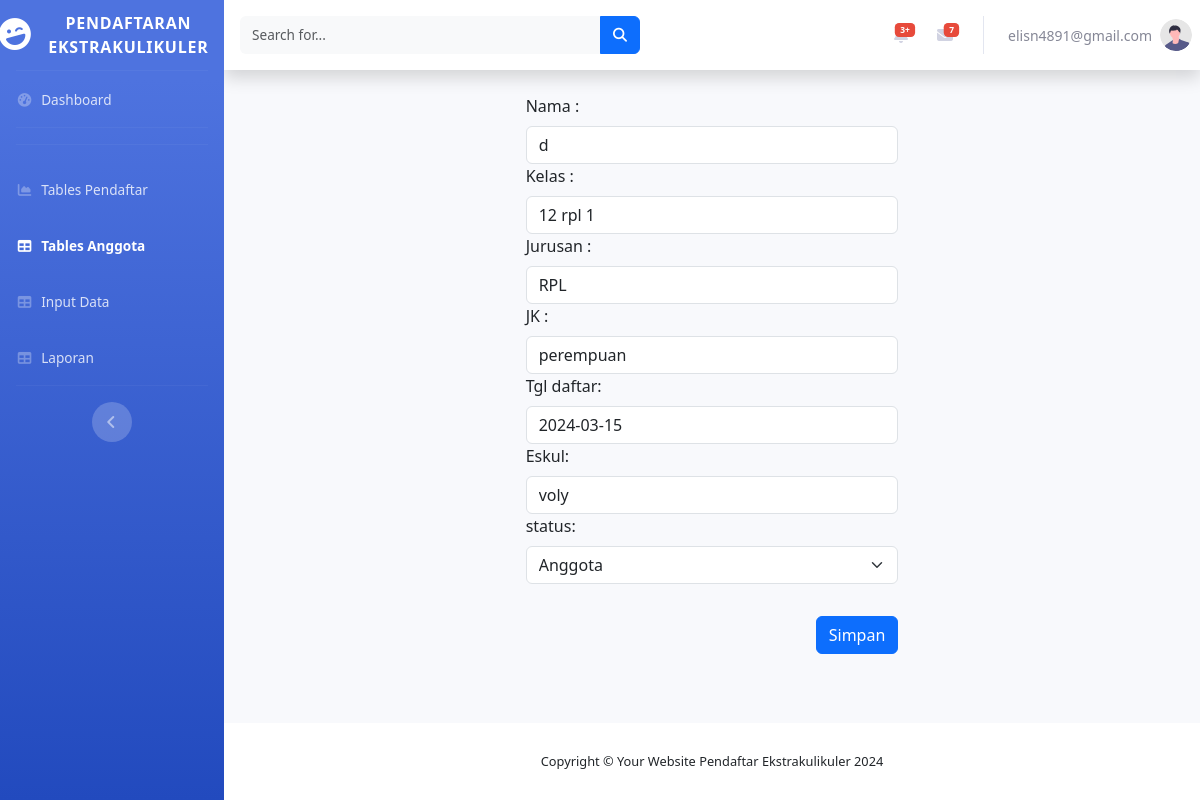
The page /edit.php?id=37 on the database its author committed.
### tables this page shows
CREATE TABLE `siswa` (
  `no` int(11) NOT NULL,
  `nama` varchar(100) NOT NULL,
  `first_name` varchar(100) NOT NULL,
  `last_name` varchar(100) NOT NULL,
  `user_id` int(50) NOT NULL,
  `kelas` varchar(50) NOT NULL,
  `jurusan` varchar(50) NOT NULL,
  `jk` varchar(50) NOT NULL,
  `tgl_daftar` varchar(100) NOT NULL,
  `Eskul` varchar(50) NOT NULL,
  `status` varchar(100) NOT NULL
);

### edit.php (the view, shortened to what this page needs)
<!DOCTYPE html>
<html lang="en">
<head>
    <link href="vendor/fontawesome-free/css/all.min.css" rel="stylesheet" type="text/css">
    <link href="css/sb-admin-2.min.css" rel="stylesheet">
    <link href="vendor/datatables/dataTables.bootstrap4.min.css" rel="stylesheet">
    <link href="https://cdn.jsdelivr.net/npm/bootstrap@5.3.2/dist/css/bootstrap.min.css" rel="stylesheet">
    <link href="https://cdn.jsdelivr.net/npm/bootstrap-icons@1.7.2/font/bootstrap-icons.css" rel="stylesheet">
</head>
<body id="page-top">
    <div id="wrapper">
        <ul class="navbar-nav bg-gradient-primary sidebar sidebar-dark accordion" id="accordionSidebar">
            <a class="sidebar-brand d-flex align-items-center justify-content-center" href="index.php">
                <div class="sidebar-brand-icon rotate-n-15">
                    <i class="fas fa-laugh-wink"></i>
                </div>
                <div class="sidebar-brand-text mx-3">PENDAFTARAN EKSTRAKULIKULER <sup></sup></div>
            </a>
            <hr class="sidebar-divider my-0">
            <li class="nav-item">
                <a class="nav-link" href="index.php">
                    <i class="fas fa-fw fa-tachometer-alt"></i>
                    <span>Dashboard</span></a>
            </li>
            <hr class="sidebar-divider">
            <hr class="sidebar-divider">
            <li class="nav-item">
                <a class="nav-link" href="tables1.php">
                    <i class="fas fa-fw fa-chart-area"></i>
                    <span>Tables Pendaftar</span></a>
            </li>
            <li class="nav-item active">
                <a class="nav-link" href="tables.php">
                    <i class="fas fa-fw fa-table"></i>
                    <span>Tables Anggota</span></a>
            </li>
            <li class="nav-item">
                <a class="nav-link" href="input.php">
                    <i class="fas fa-fw fa-table"></i>
                    <span>Input Data</span></a>
            </li>
            <li class="nav-item">
                <a class="nav-link" href="laporan.php">
                    <i class="fas fa-fw fa-table"></i>
                    <span>Laporan</span></a>
            </li>
            <hr class="sidebar-divider d-none d-md-block">
            <div class="text-center d-none d-md-inline">
                <button class="rounded-circle border-0" id="sidebarToggle"></button>
            </div>
        </ul>
        <div id="content-wrapper" class="d-flex flex-column">
            <div id="content">
                <nav class="navbar navbar-expand navbar-light bg-white topbar mb-4 static-top shadow">
                    <form class="d-none d-sm-inline-block form-inline mr-auto ml-md-3 my-2 my-md-0 mw-100 navbar-search">
                        <div class="input-group">
                            <input type="text" class="form-control bg-light border-0 small" placeholder="Search for..." aria-label="Search" aria-describedby="basic-addon2">
                            <div class="input-group-append">
                                <button class="btn btn-primary" type="button">
                                    <i class="fas fa-search fa-sm"></i>
                                </button>
                            </div>
                        </div>
                    </form>
                    <ul class="navbar-nav ml-auto">
                        <li class="nav-item dropdown no-arrow mx-1">
                            <a class="nav-link dropdown-toggle" href="#" id="alertsDropdown" role="button" data-toggle="dropdown" aria-haspopup="true" aria-expanded="false">
                                <span class="badge badge-danger badge-counter">3+</span>
                            </a>
                        </li>
                        <li class="nav-item dropdown no-arrow mx-1">
                            <a class="nav-link dropdown-toggle" href="#" id="messagesDropdown" role="button" data-toggle="dropdown" aria-haspopup="true" aria-expanded="false">
                                <span class="badge badge-danger badge-counter">7</span>
                            </a>
                        </li>
                        <li class="nav-item dropdown no-arrow">
                            <a class="nav-link dropdown-toggle" href="#" id="userDropdown" role="button" data-toggle="dropdown" aria-haspopup="true" aria-expanded="false">
                                <span class="mr-2 d-none d-lg-inline text-gray-600 small">elisn4891@gmail.com</span>
                                <img class="img-profile rounded-circle" src="img/undraw_profile.svg">
                            </a>
                        </li>
                    </ul>
                </nav>
                <div class="container-fluid">
                    <?php
                    include "koneksi.php";
                    $id = $_GET['id'];
                    $ubah = $konek->query("SELECT * FROM siswa WHERE no='$id'");
                    $a = $ubah->fetch_array();
                    ?>
                    <div class="container col-5">
                        <form class="form from-control" action="" method="POST">
                            <div class="mb-3">
                                <label for="exampleInputEmail1" class="form-label">Nama : </label>
                                <input type="text" class="form-control" id="exampleInputEmail1" aria-describedby="emailHelp" name="nama" value="<?= $a['nama'] ?>" required>
                                <label for="exampleInputEmail1" class="form-label">Kelas : </label>
                                <input type="text" class="form-control" id="exampleInputEmail1" aria-describedby="emailHelp" name="kelas" value="<?= $a['kelas'] ?>" required>
                                <label for="exampleInputEmail1" class="form-label">Jurusan : </label>
                                <input type="text" class="form-control" id="exampleInputEmail1" aria-describedby="emailHelp" name="jurusan" value="<?= $a['jurusan'] ?>" required>
                                <label for="exampleInputEmail1" class="form-label">JK : </label>
                                <input type="text" class="form-control" id="exampleInputEmail1" aria-describedby="emailHelp" name="jk" value="<?= $a['jk'] ?>" required>
                                <label for="exampleInputEmail1" class="form-label">Tgl daftar: </label>
                                <input type="text" class="form-control" id="exampleInputEmail1" aria-describedby="emailHelp" name="tgl_daftar" value="<?= $a['tgl_daftar'] ?>" required>
                                <label for="exampleInputEmail1" class="form-label">Eskul: </label>
                                <input type="text" class="form-control" id="exampleInputEmail1" aria-describedby="emailHelp" name="Eskul" value="<?= $a['Eskul'] ?>" required>
                                <div class="mb-3">
                                    <label for="exampleInputEmail1" class="form-label">status: </label>
                                    <select name="status" id="" class="form-select">
                                        <option value="Anggota">Anggota</option>
                                    </select>
                                </div>
                                <div class="text-end">
                                    <button type="submit" class="btn btn-primary mt-3" name="ganti">Simpan</button>
                                </div>
                            </div>
                        </form>
                    </div>
                </div>
            </div>
            <footer class="sticky-footer bg-white">
                <div class="container my-auto">
                    <div class="copyright text-center my-auto">
                        <span>Copyright &copy; Your Website Pendaftar Ekstrakulikuler 2024</span>
                    </div>
                </div>
            </footer>
        </div>
    </div>
</body>
</html>

### rows shown on the page
siswa: nama "d", kelas "12 rpl 1", jurusan "RPL", jk "perempuan", tgl_daftar "2024-03-15", Eskul "voly"
